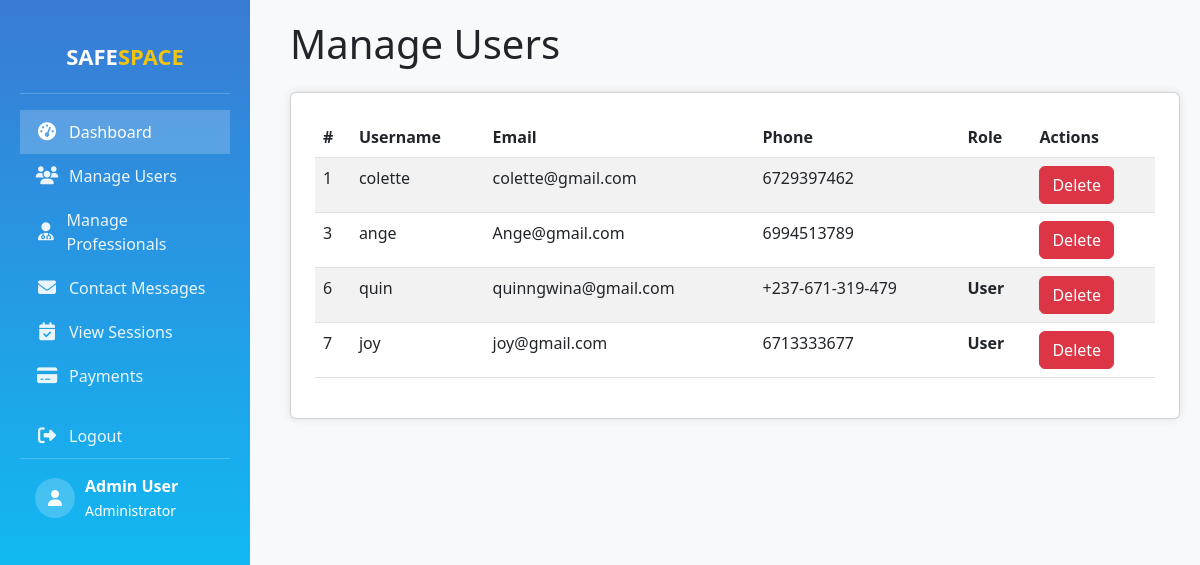
The page /dashboards/admin/manage_users.php on the database its author committed.
### tables this page shows
CREATE TABLE `users` (
  `id` int(11) NOT NULL,
  `username` varchar(50) NOT NULL,
  `email` varchar(100) NOT NULL,
  `phone` varchar(20) DEFAULT NULL,
  `password` varchar(255) NOT NULL,
  `created_at` timestamp NOT NULL DEFAULT current_timestamp(),
  `role` varchar(255) NOT NULL
);

### dashboards/admin/manage_users.php (the view, shortened to what this page needs)
<?php
$servername = "localhost";
$username = "root";
$password = "";
$dbname = "safespace";
$conn = new mysqli($servername, $username, $password, $dbname);
$sql = "SELECT id, username, email, phone, role FROM users";
$result = $conn->query($sql);
?>
<!DOCTYPE html>
<html lang="en">
<head>
    <link rel="stylesheet" href="https://cdn.jsdelivr.net/npm/bootstrap@5.3.0/dist/css/bootstrap.min.css">
</head>
<body>
    <div class="wrapper">
        <div class="sidebar">
            <?php include 'sidebar.php'; ?>
        </div>
        <div class="main-content">
            <h1 class="mb-4">Manage Users</h1>
            <div class="card p-4">
                <?php if ($result->num_rows > 0): ?>
                <table class="table table-striped">
                    <thead>
                        <tr>
                            <th>#</th>
                            <th>Username</th>
                            <th>Email</th>
                            <th>Phone</th>
                            <th>Role</th>
                            <th>Actions</th>
                        </tr>
                    </thead>
                    <tbody>
                        <?php while ($user = $result->fetch_assoc()): ?>
                        <tr>
                            <td><?php echo $user['id']; ?></td>
                            <td><?php echo $user['username']; ?></td>
                            <td><?php echo $user['email']; ?></td>
                            <td><?php echo $user['phone']; ?></td>
                            <td class="status"><?php echo ucfirst($user['role']); ?></td>
                            <td>
                                <a href="?delete_id=<?php echo $user['id']; ?>" class="btn btn-danger btn-custom"
                                    onclick="return confirm('Are you sure you want to delete this user?')">Delete</a>
                            </td>
                        </tr>
                        <?php endwhile; ?>
                    </tbody>
                </table>
                <?php else: ?>
                <p>No users found.</p>
                <?php endif; ?>
            </div>
        </div>
    </div>
</body>
</html>

### dashboards/admin/manage_users.php (style rules this page uses)
body { font-family: 'Inter', sans-serif; background-color: #f8f9fa; }
.wrapper { display: flex; }
.sidebar { background-color: #343a40; color: white; width: 250px; min-height: 100vh; padding: 20px; position: fixed; left: 0; top: 0; bottom: 0; }
.main-content { margin-left: 270px; padding: 20px; width: calc(100% - 270px); }
.card { border-radius: 10px; box-shadow: 0px 0px 10px rgba(0, 0, 0, 0.1); }
.btn-custom { font-size: 14px; font-weight: 500; }
.status { font-weight: bold; }

### dashboards/admin/sidebar.php (style rules this page uses)
body { background-color: #f8f9fa; font-family: 'Segoe UI', Tahoma, Geneva, Verdana, sans-serif; }
.sidebar { min-height: 100vh; width: 250px; background: linear-gradient(180deg, #3a7bd5, #00d2ff); transition: all 0.3s; }

### rows shown on the page
users: id "1", username "colette", email "colette@gmail.com", phone "6729397462"
users: id "3", username "ange", email "Ange@gmail.com", phone "6994513789"
users: id "6", username "quin", email "quinngwina@gmail.com", phone "+237-671-319-479", role "User"
users: id "7", username "joy", email "joy@gmail.com", phone "6713333677", role "User"
